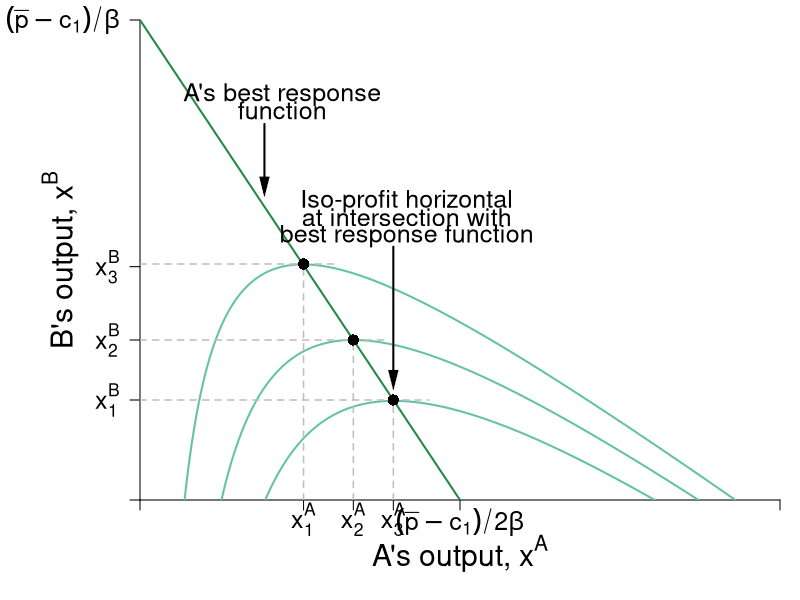

Write the R code that produced this figure.
require(shape)
pdf(file = "competitionmarkets/cournot_brf_isoA.pdf", width = 9, height = 7)

#Set parameters for graphics
axislabelsize <- 1.8
labelsize <- 1.5
namesize <- 1.8
annotatesize <- 1.5
graphlinewidth <- 2
segmentlinewidth <- 1.5

COL <- c("#7fc97f", "#beaed4", "#fdc086", "#ffff99", "#386cb0", "#f0027f", "#bf5b17", "#666666")
COLA <- c("#99d8c9","#66c2a4","#41ae76", "#238b45", "#005824")
COLB <- c("#4eb3d3", "#2b8cbe", "#0868ac","#084081")

par(mar =  c(5, 7, 1, 1))

piA <- function(xa, xb, s = 0.5, pmax = 20, c1 = 2) {
  (pmax - s*xb)*xa - s*(xa)^2 - c1*xa
}

piB <- function(xa, xb, s = 0.5, pmax = 20, c1 = 2) {
  (pmax - s*xa)*xb - s*(xb)^2 - c1*xb
}

brfB <- function(xa, s = 0.5, pmax = 20, c1 = 2) {
  (pmax - c1)/(2*s) - (1/2)*xa
}

brfA <- function(xa, s = 0.5, pmax = 20, c1 = 2) {
  (pmax - c1)/s - 2*xa
}

xlims <- c(0, 36)
ylims <- c(0, 36)

npts <- 501 
x <- seq(xlims[1], xlims[2], length.out = npts)
y <- seq(ylims[1], ylims[2], length.out = npts) 
a <- c(42, 72, 102)
b <- c(72, 81, 90)


plot(0, 0, xlim = xlims, ylim = ylims, type = "n",
     xlab = expression(paste("")),
     ylab = expression(paste("")), 
     xaxt = "n", 
     yaxt = "n", 
     cex.lab = axislabelsize, 
     bty = "n",
     xaxs = "i", 
     yaxs = "i")

ticksy <- c(0, 7.5, 12, 17.5, ylims[2])
ylabels <- c(NA, expression(paste(x[1]^B)), expression(paste(x[2]^B)), expression(paste(x[3]^B)), expression(paste((bar(p) - c[1])/beta)))
ticksx <- c(0, 9.2, 12, 14.25, 18, xlims[2])
xlabels <- c(NA, expression(paste(x[1]^A)), expression(paste(x[2]^A)), expression(paste(x[3]^A)), expression(paste((bar(p) - c[1])/2*beta)), NA)


axis(1, at = ticksx, pos = 0, labels = xlabels, cex.axis = labelsize)
axis(2, at = ticksy, pos = 0, labels = ylabels, las = 1, cex.axis = labelsize)

npts <- 500 
xx1 <- seq(xlims[1], xlims[2], length.out = npts)

lines(xx1, brfA(xx1, s = 0.5, pmax = 20, c1 = 2), col = COLA[4], lwd = graphlinewidth)

contour(x, y, 
        outer(x, y, piA),
        drawlabels = FALSE,
        col = COLA[2],
        lwd = graphlinewidth,
        levels = a, 
        xaxs = "i", 
        yaxs = "i", 
        add = TRUE) 

text(0.5*xlims[2], -4, expression(paste("A's output, ", x^A)), xpd = TRUE, cex = axislabelsize) 
text(-4.5, 0.5*ylims[2], expression(paste("B's output, ", x^B)), xpd = TRUE, cex = axislabelsize, srt = 90) 


segments(0, 12, 14, 12, lty = 2, col = "gray" , lwd = segmentlinewidth)
segments(12, 0, 12, 12, lty = 2, col = "gray" , lwd = segmentlinewidth)
points(12, 12, pch = 16, col = "black", cex = 1.5)
segments(0, 7.5, 16.25, 7.5, lty = 2, col = "gray" , lwd = segmentlinewidth)
segments(14.25, 0, 14.25, 7.5, lty = 2, col = "gray" , lwd = segmentlinewidth)
points(14.25, 7.5, pch = 16, col = "black", cex = 1.5)
segments(0, 17.7, 11.2, 17.7, lty = 2, col = "gray" , lwd = segmentlinewidth)
segments(9.2, 0, 9.2, 17.7, lty = 2, col = "gray" , lwd = segmentlinewidth)
points(9.2, 17.7, pch = 16, col = "black", cex = 1.5)

text(15, 22.4, expression(paste("Iso-profit horizontal")), cex = annotatesize)
text(15, 21.2, expression(paste("at intersection with")), cex = annotatesize)
text(15, 19.8, expression(paste("best response function")), cex = annotatesize)
Arrows(14.25, 19, 14.25, 9, col = "black", lty = 1, lwd = 2, arr.type = "triangle", arr.lwd = 0.5)

#A's brf
text(8, 30.4, expression(paste("A's best response")), cex = annotatesize)
text(8, 29.2, expression(paste("function")), cex = annotatesize)
Arrows(7, 28.2, 7, 23.5, col = "black", lty = 1, lwd = 2, arr.type = "triangle", arr.lwd = 0.5)


dev.off()
